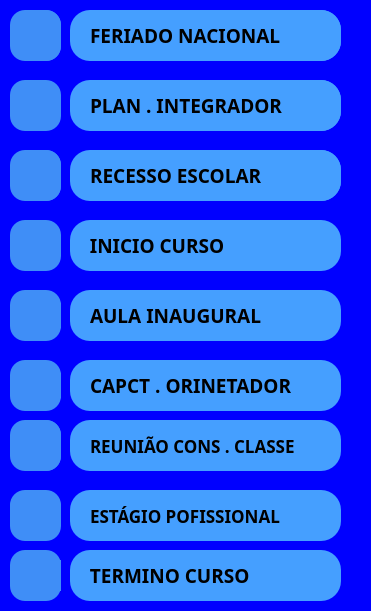
       <widget class="QWidget" name="widget" native="true">
        <property name="geometry">
         <rect>
          <x>1210</x>
          <y>20</y>
          <width>371</width>
          <height>611</height>
         </rect>
        </property>
        <property name="styleSheet">
         <string notr="true">background-color: rgb(0, 0, 255);</string>
        </property>
        <widget class="QFrame" name="frame_38">
         <property name="geometry">
          <rect>
           <x>10</x>
           <y>10</y>
           <width>51</width>
           <height>51</height>
          </rect>
         </property>
         <property name="styleSheet">
          <string notr="true">QFrame {
    background-color: #3F8EF7;
    border-radius: 15px;
}</string>
         </property>
         <property name="frameShape">
          <enum>QFrame::StyledPanel</enum>
         </property>
         <property name="frameShadow">
          <enum>QFrame::Raised</enum>
         </property>
         <widget class="QLabel" name="label">
          <property name="geometry">
           <rect>
            <x>10</x>
            <y>0</y>
            <width>41</width>
            <height>51</height>
           </rect>
          </property>
          <property name="text">
           <string/>
          </property>
          <property name="pixmap">
           <pixmap resource="../Icon, itens e etc/icons8-triângulo-50.png">:/icon.png/icons8-losango-32.png.png</pixmap>
          </property>
         </widget>
        </widget>
        <widget class="QFrame" name="frame_40">
         <property name="geometry">
          <rect>
           <x>10</x>
           <y>80</y>
           <width>51</width>
           <height>51</height>
          </rect>
         </property>
         <property name="styleSheet">
          <string notr="true">QFrame {
    background-color: #3F8EF7;
    border-radius: 15px;
}</string>
         </property>
         <property name="frameShape">
          <enum>QFrame::StyledPanel</enum>
         </property>
         <property name="frameShadow">
          <enum>QFrame::Raised</enum>
         </property>
         <widget class="QLabel" name="label_32">
          <property name="geometry">
           <rect>
            <x>10</x>
            <y>10</y>
            <width>41</width>
            <height>31</height>
           </rect>
          </property>
          <property name="text">
           <string/>
          </property>
          <property name="pixmap">
           <pixmap resource="../Icon, itens e etc/icons8-triângulo-50.png">:/icon.png/icons8-fluxograma-32.png</pixmap>
          </property>
         </widget>
        </widget>
        <widget class="QFrame" name="frame_41">
         <property name="geometry">
          <rect>
           <x>10</x>
           <y>150</y>
           <width>51</width>
           <height>51</height>
          </rect>
         </property>
         <property name="styleSheet">
          <string notr="true">QFrame {
    background-color: #3F8EF7;
    border-radius: 15px;
}</string>
         </property>
         <property name="frameShape">
          <enum>QFrame::StyledPanel</enum>
         </property>
         <property name="frameShadow">
          <enum>QFrame::Raised</enum>
         </property>
         <widget class="QLabel" name="label_33">
          <property name="geometry">
           <rect>
            <x>10</x>
            <y>0</y>
            <width>41</width>
            <height>51</height>
           </rect>
          </property>
          <property name="text">
           <string/>
          </property>
          <property name="pixmap">
           <pixmap resource="../Icon, itens e etc/icons8-triângulo-50.png">:/icon.png/icons8-forma-de-papagaio-32.png</pixmap>
          </property>
         </widget>
        </widget>
        <widget class="QFrame" name="frame_42">
         <property name="geometry">
          <rect>
           <x>10</x>
           <y>220</y>
           <width>51</width>
           <height>51</height>
          </rect>
         </property>
         <property name="styleSheet">
          <string notr="true">QFrame {
    background-color: #3F8EF7;
    border-radius: 15px;
}</string>
         </property>
         <property name="frameShape">
          <enum>QFrame::StyledPanel</enum>
         </property>
         <property name="frameShadow">
          <enum>QFrame::Raised</enum>
         </property>
         <widget class="QLabel" name="label_34">
          <property name="geometry">
           <rect>
            <x>10</x>
            <y>10</y>
            <width>41</width>
            <height>31</height>
           </rect>
          </property>
          <property name="text">
           <string/>
          </property>
          <property name="pixmap">
           <pixmap resource="../Icon, itens e etc/icons8-triângulo-50.png">:/icon.png/icons8-communication-32.png</pixmap>
          </property>
         </widget>
        </widget>
        <widget class="QFrame" name="frame_43">
         <property name="geometry">
          <rect>
           <x>10</x>
           <y>290</y>
           <width>51</width>
           <height>51</height>
          </rect>
         </property>
         <property name="styleSheet">
          <string notr="true">QFrame {
    background-color: #3F8EF7;
    border-radius: 15px;
}</string>
         </property>
         <property name="frameShape">
          <enum>QFrame::StyledPanel</enum>
         </property>
         <property name="frameShadow">
          <enum>QFrame::Raised</enum>
         </property>
         <widget class="QLabel" name="label_35">
          <property name="geometry">
           <rect>
            <x>10</x>
            <y>10</y>
            <width>47</width>
            <height>31</height>
           </rect>
          </property>
          <property name="text">
           <string/>
          </property>
          <property name="pixmap">
           <pixmap resource="../Icon, itens e etc/icons8-triângulo-50.png">:/icon.png/icons8-losango-32.png.png</pixmap>
          </property>
         </widget>
        </widget>
        <widget class="QFrame" name="frame_44">
         <property name="geometry">
          <rect>
           <x>10</x>
           <y>420</y>
           <width>51</width>
           <height>51</height>
          </rect>
         </property>
         <property name="styleSheet">
          <string notr="true">QFrame {
    background-color: #3F8EF7;
    border-radius: 15px;
}</string>
         </property>
         <property name="frameShape">
          <enum>QFrame::StyledPanel</enum>
         </property>
         <property name="frameShadow">
          <enum>QFrame::Raised</enum>
         </property>
         <widget class="QLabel" name="label_37">
          <property name="geometry">
           <rect>
            <x>10</x>
            <y>0</y>
            <width>41</width>
            <height>51</height>
           </rect>
          </property>
          <property name="text">
           <string/>
          </property>
          <property name="pixmap">
           <pixmap resource="../Icon, itens e etc/icons8-triângulo-50.png">:/icon.png/icons8-triângulo-32.png.png</pixmap>
          </property>
         </widget>
        </widget>
        <widget class="QFrame" name="frame_45">
         <property name="geometry">
          <rect>
           <x>10</x>
           <y>550</y>
           <width>51</width>
           <height>51</height>
          </rect>
         </property>
         <property name="styleSheet">
          <string notr="true">QFrame {
    background-color: #3F8EF7;
    border-radius: 15px;
}</string>
         </property>
         <property name="frameShape">
          <enum>QFrame::StyledPanel</enum>
         </property>
         <property name="frameShadow">
          <enum>QFrame::Raised</enum>
         </property>
         <widget class="QLabel" name="label_39">
          <property name="geometry">
           <rect>
            <x>10</x>
            <y>10</y>
            <width>61</width>
            <height>31</height>
           </rect>
          </property>
          <property name="text">
           <string/>
          </property>
          <property name="pixmap">
           <pixmap resource="../Icon, itens e etc/icons8-triângulo-50.png">:/icon.png/icons8-quadrado-arredondado-32.png.png</pixmap>
          </property>
         </widget>
        </widget>
        <widget class="QFrame" name="frame_46">
         <property name="geometry">
          <rect>
           <x>10</x>
           <y>490</y>
           <width>51</width>
           <height>51</height>
          </rect>
         </property>
         <property name="styleSheet">
          <string notr="true">QFrame {
    background-color: #3F8EF7;
    border-radius: 15px;
}</string>
         </property>
         <property name="frameShape">
          <enum>QFrame::StyledPanel</enum>
         </property>
         <property name="frameShadow">
          <enum>QFrame::Raised</enum>
         </property>
         <widget class="QLabel" name="label_38">
          <property name="geometry">
           <rect>
            <x>0</x>
            <y>2</y>
            <width>51</width>
            <height>41</height>
           </rect>
          </property>
          <property name="text">
           <string/>
          </property>
          <property name="pixmap">
           <pixmap resource="../Icon, itens e etc/icons8-triângulo-50.png">:/icon.png/icons8-management-50.png</pixmap>
          </property>
         </widget>
        </widget>
        <widget class="QFrame" name="frame_47">
         <property name="geometry">
          <rect>
           <x>10</x>
           <y>360</y>
           <width>51</width>
           <height>51</height>
          </rect>
         </property>
         <property name="styleSheet">
          <string notr="true">QFrame {
    background-color: #3F8EF7;
    border-radius: 15px;
}</string>
         </property>
         <property name="frameShape">
          <enum>QFrame::StyledPanel</enum>
         </property>
         <property name="frameShadow">
          <enum>QFrame::Raised</enum>
         </property>
         <widget class="QLabel" name="label_36">
          <property name="geometry">
           <rect>
            <x>10</x>
            <y>10</y>
            <width>47</width>
            <height>31</height>
           </rect>
          </property>
          <property name="text">
           <string/>
          </property>
          <property name="pixmap">
           <pixmap resource="../Icon, itens e etc/icons8-triângulo-50.png">:/icon.png/icons8-graph-32.png.png</pixmap>
          </property>
         </widget>
        </widget>
        <widget class="QFrame" name="frame_48">
         <property name="geometry">
          <rect>
           <x>70</x>
           <y>10</y>
           <width>271</width>
           <height>51</height>
          </rect>
         </property>
         <property name="styleSheet">
          <string notr="true">background-color: rgb(69, 159, 255);
    border-radius: 20px;
</string>
         </property>
         <property name="frameShape">
          <enum>QFrame::StyledPanel</enum>
         </property>
         <property name="frameShadow">
          <enum>QFrame::Raised</enum>
         </property>
         <widget class="QLabel" name="label_40">
          <property name="geometry">
           <rect>
            <x>20</x>
            <y>0</y>
            <width>251</width>
            <height>51</height>
           </rect>
          </property>
          <property name="font">
           <font>
            <family>Arial Black</family>
            <pointsize>14</pointsize>
            <weight>75</weight>
            <bold>true</bold>
           </font>
          </property>
          <property name="text">
           <string>FERIADO NACIONAL</string>
          </property>
         </widget>
        </widget>
        <widget class="QFrame" name="frame_49">
         <property name="geometry">
          <rect>
           <x>70</x>
           <y>80</y>
           <width>271</width>
           <height>51</height>
          </rect>
         </property>
         <property name="styleSheet">
          <string notr="true">background-color: rgb(69, 159, 255);
    border-radius: 20px;
</string>
         </property>
         <property name="frameShape">
          <enum>QFrame::StyledPanel</enum>
         </property>
         <property name="frameShadow">
          <enum>QFrame::Raised</enum>
         </property>
         <widget class="QLabel" name="label_42">
          <property name="geometry">
           <rect>
            <x>20</x>
            <y>0</y>
            <width>251</width>
            <height>51</height>
           </rect>
          </property>
          <property name="font">
           <font>
            <family>Arial Black</family>
            <pointsize>14</pointsize>
            <weight>75</weight>
            <bold>true</bold>
           </font>
          </property>
          <property name="text">
           <string>PLAN . INTEGRADOR</string>
          </property>
         </widget>
        </widget>
        <widget class="QFrame" name="frame_50">
         <property name="geometry">
          <rect>
           <x>70</x>
           <y>150</y>
           <width>271</width>
           <height>51</height>
          </rect>
         </property>
         <property name="styleSheet">
          <string notr="true">background-color: rgb(69, 159, 255);
    border-radius: 20px;
</string>
         </property>
         <property name="frameShape">
          <enum>QFrame::StyledPanel</enum>
         </property>
         <property name="frameShadow">
          <enum>QFrame::Raised</enum>
         </property>
         <widget class="QLabel" name="label_41">
          <property name="geometry">
           <rect>
            <x>20</x>
            <y>0</y>
            <width>251</width>
            <height>51</height>
           </rect>
          </property>
          <property name="font">
           <font>
            <family>Arial Black</family>
            <pointsize>14</pointsize>
            <weight>75</weight>
            <bold>true</bold>
           </font>
          </property>
          <property name="text">
           <string>RECESSO ESCOLAR</string>
          </property>
         </widget>
        </widget>
        <widget class="QFrame" name="frame_51">
         <property name="geometry">
          <rect>
           <x>70</x>
           <y>220</y>
           <width>271</width>
           <height>51</height>
          </rect>
         </property>
         <property name="styleSheet">
          <string notr="true">background-color: rgb(69, 159, 255);
    border-radius: 20px;
</string>
         </property>
         <property name="frameShape">
          <enum>QFrame::StyledPanel</enum>
         </property>
         <property name="frameShadow">
          <enum>QFrame::Raised</enum>
         </property>
         <widget class="QLabel" name="label_43">
          <property name="geometry">
           <rect>
            <x>10</x>
            <y>0</y>
            <width>221</width>
            <height>51</height>
           </rect>
          </property>
          <property name="font">
           <font>
            <family>Arial Black</family>
            <pointsize>14</pointsize>
            <weight>75</weight>
            <bold>true</bold>
           </font>
          </property>
          <property name="text">
           <string>  INICIO CURSO</string>
          </property>
         </widget>
        </widget>
        <widget class="QFrame" name="frame_52">
         <property name="geometry">
          <rect>
           <x>70</x>
           <y>290</y>
           <width>271</width>
           <height>51</height>
          </rect>
         </property>
         <property name="styleSheet">
          <string notr="true">background-color: rgb(69, 159, 255);
    border-radius: 20px;
</string>
         </property>
         <property name="frameShape">
          <enum>QFrame::StyledPanel</enum>
         </property>
         <property name="frameShadow">
          <enum>QFrame::Raised</enum>
         </property>
         <widget class="QLabel" name="label_44">
          <property name="geometry">
           <rect>
            <x>20</x>
            <y>10</y>
            <width>241</width>
            <height>31</height>
           </rect>
          </property>
          <property name="font">
           <font>
            <family>Arial Black</family>
            <pointsize>14</pointsize>
            <weight>75</weight>
            <bold>true</bold>
           </font>
          </property>
          <property name="text">
           <string>AULA INAUGURAL</string>
          </property>
         </widget>
        </widget>
        <widget class="QFrame" name="frame_53">
         <property name="geometry">
          <rect>
           <x>70</x>
           <y>360</y>
           <width>271</width>
           <height>51</height>
          </rect>
         </property>
         <property name="styleSheet">
          <string notr="true">background-color: rgb(69, 159, 255);
    border-radius: 20px;
</string>
         </property>
         <property name="frameShape">
          <enum>QFrame::StyledPanel</enum>
         </property>
         <property name="frameShadow">
          <enum>QFrame::Raised</enum>
         </property>
         <widget class="QLabel" name="label_45">
          <property name="geometry">
           <rect>
            <x>20</x>
            <y>0</y>
            <width>241</width>
            <height>51</height>
           </rect>
          </property>
          <property name="font">
           <font>
            <family>Arial Black</family>
            <pointsize>14</pointsize>
            <weight>75</weight>
            <bold>true</bold>
           </font>
          </property>
          <property name="text">
           <string>CAPCT . ORINETADOR</string>
          </property>
         </widget>
        </widget>
        <widget class="QFrame" name="frame_54">
         <property name="geometry">
          <rect>
           <x>70</x>
           <y>420</y>
           <width>271</width>
           <height>51</height>
          </rect>
         </property>
         <property name="styleSheet">
          <string notr="true">background-color: rgb(69, 159, 255);
    border-radius: 20px;
</string>
         </property>
         <property name="frameShape">
          <enum>QFrame::StyledPanel</enum>
         </property>
         <property name="frameShadow">
          <enum>QFrame::Raised</enum>
         </property>
         <widget class="QLabel" name="label_46">
          <property name="geometry">
           <rect>
            <x>20</x>
            <y>10</y>
            <width>241</width>
            <height>31</height>
           </rect>
          </property>
          <property name="font">
           <font>
            <family>Arial Black</family>
            <pointsize>13</pointsize>
            <weight>75</weight>
            <bold>true</bold>
           </font>
          </property>
          <property name="text">
           <string>REUNIÃO CONS . CLASSE</string>
          </property>
         </widget>
        </widget>
        <widget class="QFrame" name="frame_55">
         <property name="geometry">
          <rect>
           <x>70</x>
           <y>490</y>
           <width>271</width>
           <height>51</height>
          </rect>
         </property>
         <property name="styleSheet">
          <string notr="true">background-color: rgb(69, 159, 255);
    border-radius: 20px;
</string>
         </property>
         <property name="frameShape">
          <enum>QFrame::StyledPanel</enum>
         </property>
         <property name="frameShadow">
          <enum>QFrame::Raised</enum>
         </property>
         <widget class="QLabel" name="label_47">
          <property name="geometry">
           <rect>
            <x>20</x>
            <y>10</y>
            <width>221</width>
            <height>31</height>
           </rect>
          </property>
          <property name="font">
           <font>
            <family>Arial Black</family>
            <pointsize>13</pointsize>
            <weight>75</weight>
            <bold>true</bold>
           </font>
          </property>
          <property name="text">
           <string>ESTÁGIO POFISSIONAL </string>
          </property>
         </widget>
        </widget>
        <widget class="QFrame" name="frame_56">
         <property name="geometry">
          <rect>
           <x>70</x>
           <y>550</y>
           <width>271</width>
           <height>51</height>
          </rect>
         </property>
         <property name="styleSheet">
          <string notr="true">background-color: rgb(69, 159, 255);
    border-radius: 20px;
</string>
         </property>
         <property name="frameShape">
          <enum>QFrame::StyledPanel</enum>
         </property>
         <property name="frameShadow">
          <enum>QFrame::Raised</enum>
         </property>
         <widget class="QLabel" name="label_48">
          <property name="geometry">
           <rect>
            <x>10</x>
            <y>10</y>
            <width>241</width>
            <height>31</height>
           </rect>
          </property>
          <property name="font">
           <font>
            <family>Arial Black</family>
            <pointsize>14</pointsize>
            <weight>75</weight>
            <bold>true</bold>
           </font>
          </property>
          <property name="text">
           <string>  TERMINO CURSO</string>
          </property>
         </widget>
        </widget>
       </widget>
